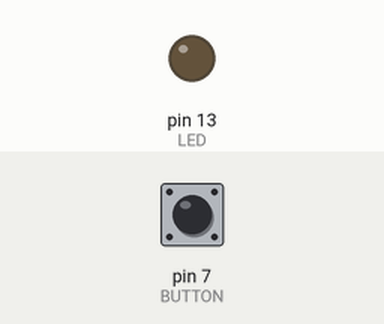
The sketch below on a simulated Arduino Uno, built with avr-gcc and run on an emulated ATmega328P. Shown: output pins drawn as LEDs (lit = HIGH). The inputs (shaded band) are chosen by the test bench; at power-on: pin 7 (BUTTON) LOW.

Above: at 1.2 s.
1.3 s: pin 7 (BUTTON) pulled HIGH for 0.15 s
At 1.9 s:
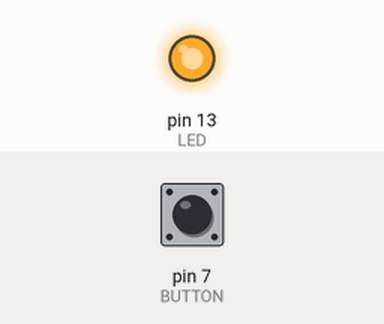
2.9 s: pin 7 (BUTTON) pulled HIGH for 1 s
At 4.3 s:
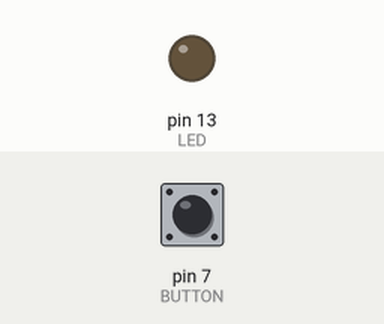
5.4 s: pin 7 (BUTTON) pulled HIGH for 3.2 s
At 6.2 s:
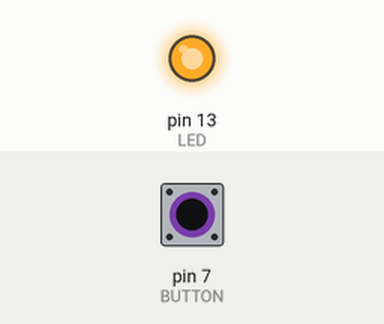
Timing chart, 0 to 8.4 s (numbered marks = the images above; inputs shaded):
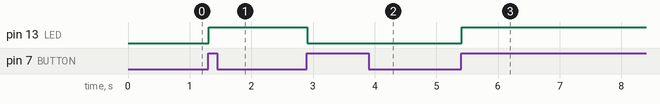

Measured:
- after the input at 1.3 s, pin 13 (LED): LOW → HIGH at once
- after the input at 2.9 s, pin 13 (LED): HIGH → LOW at once
- after the input at 5.4 s, pin 13 (LED): LOW → HIGH at once

The sketch:

Keep_Light_On.ino
```cpp
//keep light on after pressed

const int LED = 13;
const int BUTTON = 7;

int val = 0;       //LED Pin
int old_val = 0;   //previous value of val
int state = 0;     //0=off 1=on

void setup()
{
  pinMode(LED, OUTPUT);
  pinMode(BUTTON, INPUT);
}

void loop()
{
  val = digitalRead(BUTTON);

  if((val == HIGH) && (old_val == LOW))
  {
    state = 1 - state;
    delay(10);
  }

  old_val = val;

  if(state == 1)
  {
    digitalWrite(LED, HIGH);    //turn on LED if state = 1
  }
  if(state == 0)
  {
    digitalWrite(LED, LOW);     //turn off LED if state = 0
  }
}
```
